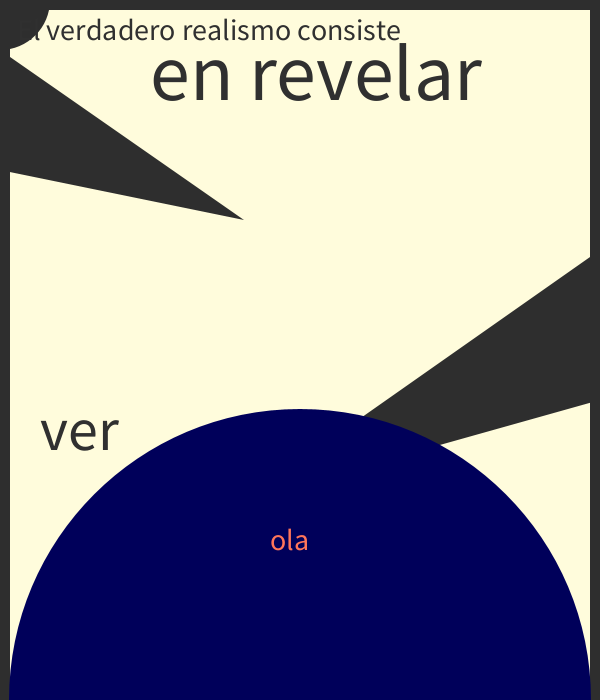
Frame 1 (no input)
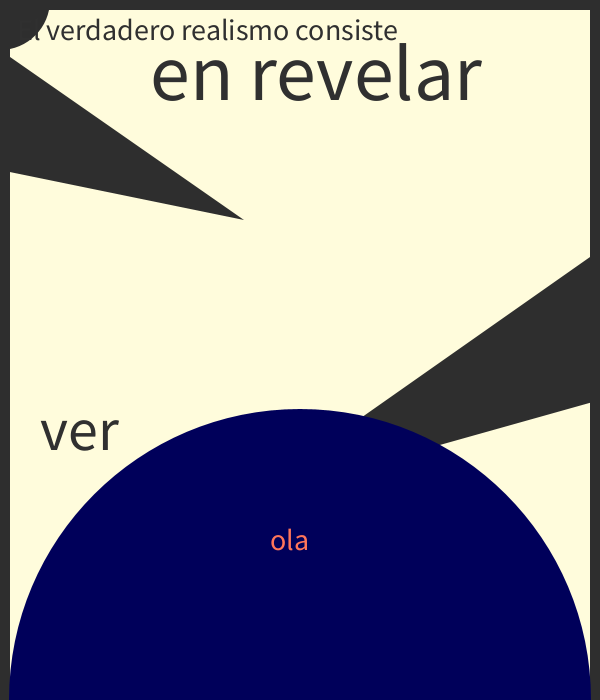
Frame 60 (the mouse pressed at the canvas centre just before this capture)
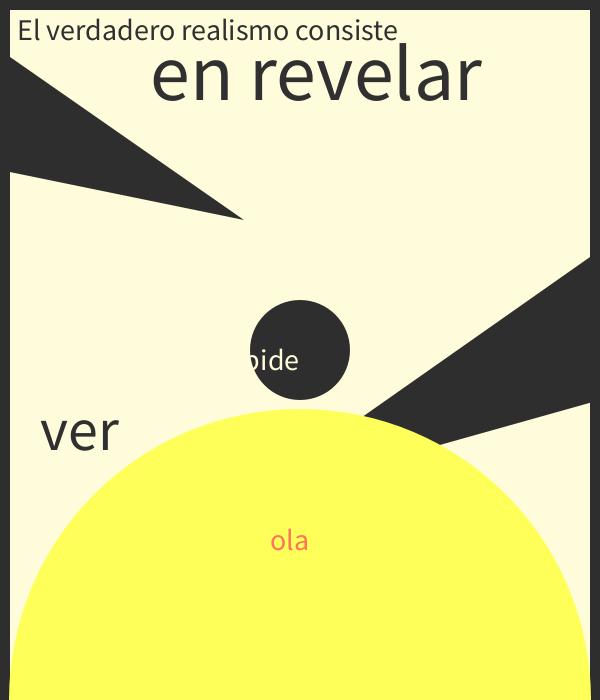
Frame 120 (the mouse held since frame 60 and released just before this capture)

The Processing sketch that drew these frames (run headless with seeded random() and noise(); from frame 60 on, the mouse is pressed at the canvas centre):

// Processing sketch: palabraswauu
// ── palabraswauu.pde

void setup() {
  size(600, 700); // tamaño do lienzo
  colorMode(RGB);
  noStroke();
}

void draw () {
  background(46, 46, 46);

  //255, 252, 220
  fill(255, 252, 220);
  rect(10, 10, 580, 680);
  
  fill(46, 46, 46);
  triangle(600, 400, 600, 250, 244, 500);
  
  fill(mouseX, mouseY, 90);
  circle(300, 700, 582);

  fill(46, 46, 46);
  triangle(0, 170, 0, 50, 244, 220);

fill(46, 46, 46);
circle(mouseX, mouseY, 100);

  fill(48, 48, 48);
  textSize(30);
  text("El verdadero realismo consiste", 17, 40);

  fill(48, 48, 48);
  textSize(80);
  text("en revelar", 150, 100);

  fill(255, 252, 220);
  textSize(30);
  text("las cosas sorprendentes", 280, 160);

  fill(255, 252, 220);
  textSize(30);
  text("que la costumbre", 350, 180);

  fill(255, 252, 220);
  textSize(30);
  text("mantiene ocultas", 230, 270);

  fill(255, 252, 220);
  textSize(30);
  text("y nos impide", 140, 370);

  fill(48, 48, 48);
  textSize(60);
  text("ver", 40, 450);

 fill(255, 117, 90);
  textSize(30);
  text("ola", 270, 550);
  // el verdadero realismo consiste en revelar las cosas
  // sorprendentes que la costumbre mantiene ocultas
  // y nos impide ver
}
